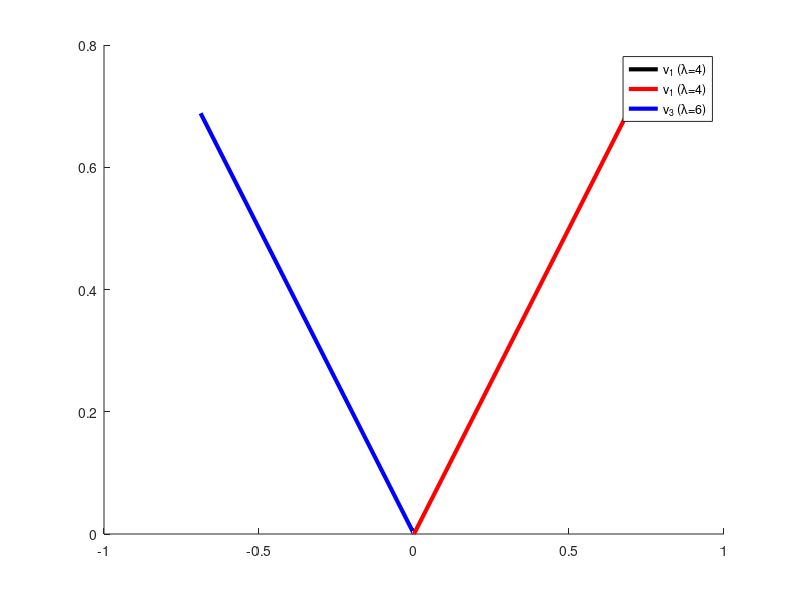

This figure's MATLAB source: (Note: this script raises an error after producing the figure.)
%%
%     COURSE: Linear algebra: theory and implementation
%    SECTION: Eigendecomposition
%      VIDEO: Eigenvectors of repeated eigenvalues
% Instructor: sincxpress.com
% Course url: https://www.udemy.com/course/linear-algebra-theory-and-implementation/?couponCode=202110
%
%%
clear, clc

%%

% a matrix
A = [ 5   -1   0;
     -1    5   0;
     1/3 -1/3  4];

% its eigendecomposition
[V,D] = eig(A);

% sort eigenvalues
[D,sidx] = sort( diag(D) );
V = V(:,sidx);


% plot eigenvectors
figure(2), clf, hold on
plot3([0 V(1,1)],[0 V(2,1)],[0 V(3,1)],'k','linew',3)
plot3([0 V(1,2)],[0 V(2,2)],[0 V(3,2)],'r','linew',3)
plot3([0 V(1,3)],[0 V(2,3)],[0 V(3,3)],'b','linew',3)
legend({[ 'v_1 (\lambda=' num2str(D(1)) ')' ];[ 'v_1 (\lambda=' num2str(D(2)) ')' ];[ 'v_3 (\lambda=' num2str(D(3)) ')' ]})

% plot subspace spanned by same-eigenvalued eigenvectors
h = ezmesh( @(s,t)V(1,1)*s+V(1,2)*t , @(s,t)V(2,1)*s+V(2,2)*t , @(s,t)V(3,1)*s+V(3,2)*t , [-1 1 -1 1 -1 1]);
set(h,'facecolor','g','cdata',ones(50),'LineStyle','none')
xlabel('eig_1'), ylabel('eig_2'), zlabel('eig_3')
axis square, grid on, rotate3d on
title('')

%% done.
